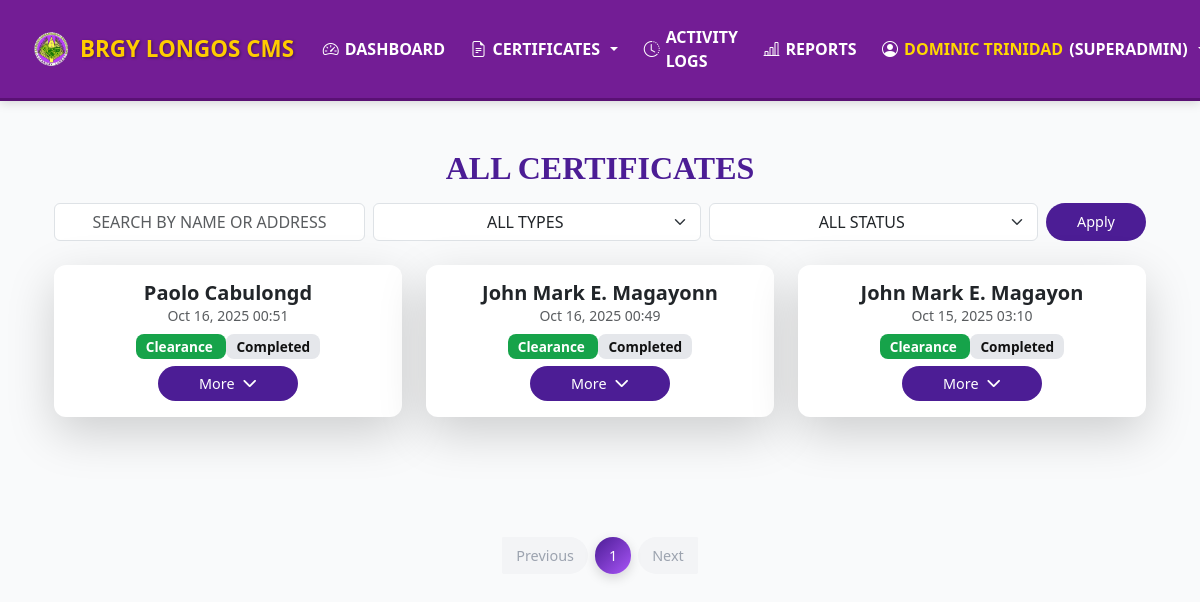
/certificates/ (signed in), run on an earlier commit of the app's database.
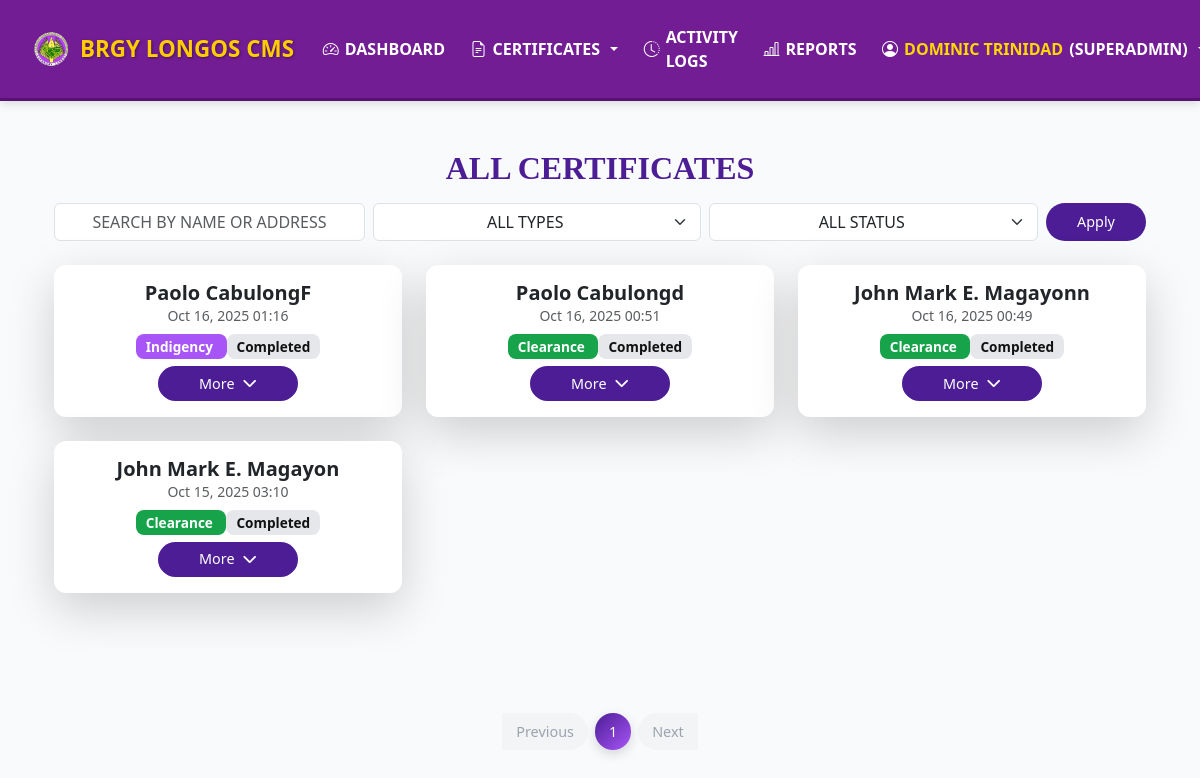
And on a later commit of the database.
### certificates/models.py (models this page shows, shortened)
class Certificate(models.Model):
    unique_id = models.CharField(max_length=20, unique=True, editable=False, blank=True, null=True)
    full_name = models.CharField(max_length=255, blank=True, null=True)
    address = models.CharField(max_length=255, blank=True, null=True)
    age = models.IntegerField(blank=True, null=True)
    occupation = models.CharField(max_length=255, blank=True, null=True)
    purpose = models.CharField(max_length=255, blank=True, null=True)
    resident_since = models.CharField(max_length=50, blank=True, null=True)
    document_type = models.CharField(max_length=50, choices=DOCUMENT_CHOICES, default="residency")
    status = models.CharField(max_length=50, choices=STATUS_CHOICES, default="PENDING")
    generated_docx = models.FileField(upload_to="generated/docx/", blank=True, null=True)
    generated_pdf = models.FileField(upload_to="generated/pdf/", blank=True, null=True)
    verification_token = models.UUIDField(default=uuid.uuid4, editable=False)
    expiration_date = models.DateTimeField(blank=True, null=True)
    created_at = models.DateTimeField(auto_now_add=True)
    reissue_date = models.DateTimeField(blank=True, null=True)
    reissued = models.BooleanField(default=False)

### certificates/views/certificate_views.py (the view)
# urls.py: path("", certificate_views.list_certificates, name="list_certificates"),  # /certificates/
@login_required
def list_certificates(request):
    search = request.GET.get('search', '')
    document_type = request.GET.get('document_type', '')
    status = request.GET.get('status', '')
    certificates = Certificate.objects.all()
    if search:
        certificates = certificates.filter(Q(full_name__icontains=search) | Q(address__icontains=search))
    if document_type:
        certificates = certificates.filter(document_type__iexact=document_type)
    if status:
        certificates = certificates.filter(status__iexact=status)
    paginator = Paginator(certificates.order_by('-created_at'), 9)
    page_number = request.GET.get('page')
    certificates = paginator.get_page(page_number)
    return render(request, 'certificates/list_certificates.html', {'certificates': certificates})

### certificates/templates/certificates/list_certificates.html (shortened to what this page needs)
{% extends "certificates/base.html" %}
{% block content %}
<div class="container-fluid py-4 all-certificates-section">
  <div class="header-box text-center mb-4">
    <h2 class="fw-bold activity-header-centered mb-3">ALL CERTIFICATES</h2>
   <form method="get" class="filters d-flex justify-content-center gap-2 flex-nowrap">
  <input type="text" name="search" class="form-control filter-input text-center"
         placeholder="SEARCH BY NAME OR ADDRESS"
         value="{{ request.GET.search|default_if_none:'' }}">
  <select name="document_type" class="form-select filter-select text-center" onchange="this.form.submit()">
    <option value="">ALL TYPES</option>
  </select>
  <select name="status" class="form-select filter-select text-center" onchange="this.form.submit()">
    <option value="">ALL STATUS</option>
  </select>
  <button type="submit" class="btn btn-theme apply-button">Apply</button>
</form>
  </div>
  <div class="row g-4 align-items-start certificates-grid">
    {% for cert in certificates %}
    <div class="col-12 col-md-4">
      <div class="card certificate-card shadow-lg border-0 p-3 d-flex flex-column align-items-center">
        <h5 class="card-title fw-semibold text-dark mb-0">{{ cert.full_name }}</h5>
        <p class="text-muted small mb-2">{{ cert.created_at|date:"M d, Y H:i" }}</p>
        <div class="mb-2">
          <span class="tag
            {% if cert.document_type|lower == 'clearance' %}tag-clearance
            {% elif cert.document_type|lower == 'indigency' %}tag-indigency
            {% elif cert.document_type|lower == 'residency' %}tag-residency
            {% endif %}">
            {{ cert.document_type|title }}
          </span>
          <span class="tag tag-status">{{ cert.status|title }}</span>
        </div>
        <div class="dropdown-container w-100 text-center">
          <button class="btn btn-theme toggle-dropdown d-flex justify-content-center align-items-center mx-auto" type="button" aria-expanded="false">
            More <i class="fa-solid fa-chevron-down ms-2"></i>
          </button>
        </div>
      </div>
    </div>
    {% empty %}
    <div class="col-12">
      <div class="alert alert-info text-center">No certificates found.</div>
    </div>
    {% endfor %}
  </div>
  <div class="d-flex justify-content-center mt-5 pagination-container">
    <nav aria-label="Page navigation">
      <ul class="pagination pagination-sm custom-pagination">
        {% if certificates.has_previous %}
          <li class="page-item">
            <a class="page-link" href="?page={{ certificates.previous_page_number }}">Previous</a>
          </li>
        {% else %}
          <li class="page-item disabled"><span class="page-link">Previous</span></li>
        {% endif %}
        {% for num in certificates.paginator.page_range %}
          {% if num == 1 or num == certificates.paginator.num_pages or num >= certificates.number|add:-2 and num <= certificates.number|add:2 %}
            <li class="page-item {% if certificates.number == num %}active{% endif %}">
              <a class="page-link" href="?page={{ num }}">{{ num }}</a>
            </li>
          {% elif num == certificates.number|add:-3 or num == certificates.number|add:3 %}
            <li class="page-item disabled"><span class="page-link">…</span></li>
          {% endif %}
        {% endfor %}
        {% if certificates.has_next %}
          <li class="page-item">
            <a class="page-link" href="?page={{ certificates.next_page_number }}">Next</a>
          </li>
        {% else %}
          <li class="page-item disabled"><span class="page-link">Next</span></li>
        {% endif %}
      </ul>
    </nav>
  </div>
</div>
<link rel="stylesheet" href="https://cdnjs.cloudflare.com/ajax/libs/font-awesome/6.4.0/css/all.min.css">
{% endblock %}

What changed in the data, as far as the page shows it:
added Certificate: full_name "Paolo CabulongF", created_at "Oct 16, 2025 01:16", document_type "Indigency", status "Completed"
